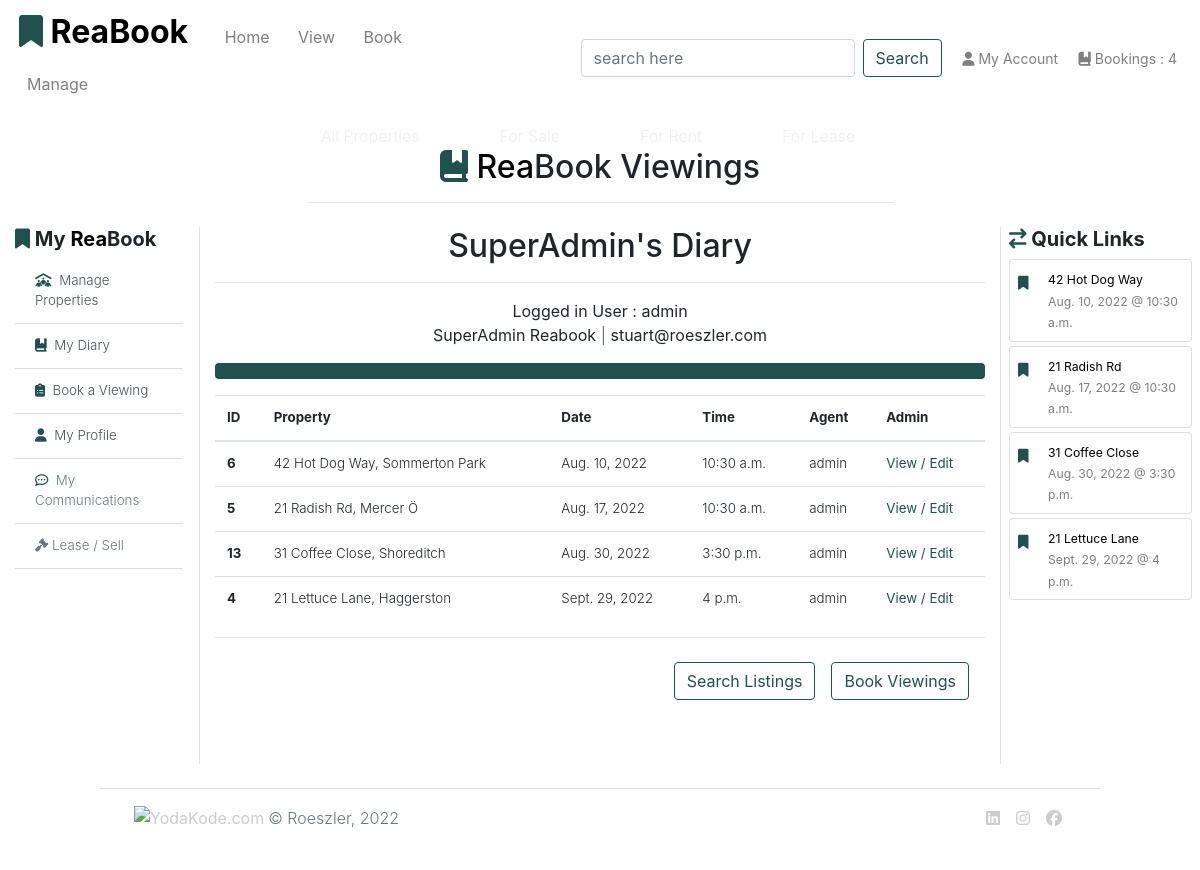
Page /book/diary/1/ (signed in) on the committed database.
### app_bookings/models.py (models this page shows, shortened)
class Booking(models.Model):
    booking_number = models.CharField(max_length=256, null=False, editable=False, unique=True)
    user = models.ForeignKey(User, on_delete=models.CASCADE, null=True, blank=True)
    property_id = models.ForeignKey('app_properties.Property', null=True, blank=True, on_delete=models.SET_NULL)
    booking_name = models.CharField(max_length=254, null=True, blank=True, default='15 min Viewing')
    date_of_viewing = models.DateField(default=date.today)
    time_of_viewing = models.TimeField(default=timezone.now)
    client_message = models.TextField(null=True, blank=True, max_length=140)
    date_submitted = models.DateTimeField(auto_now_add=True)
    f_name = models.CharField(max_length=40)
    l_name = models.CharField(max_length=40)
    client_username = models.CharField(max_length=40, null=True, blank=True, default='Create Username')
    client_email = models.EmailField(max_length=254)
    client_phone = models.IntegerField(null=True, blank=True, default='')
    client_city = models.CharField(max_length=140, null=True, blank=True)
    client_state = models.CharField(max_length=10, null=True, blank=True)
    client_zip = models.CharField(max_length=10, blank=True,)
    client_country = models.CharField(max_length=2, choices=pytz.country_names.items(), null=True, blank=True)
    viewing_active = models.BooleanField(default=True)
    contact_ok = models.BooleanField(default=False)
    class Meta:
        verbose_name_plural = 'Bookings'

### app_properties/models.py (models this page shows)
class Property(models.Model):
    realtor = models.ForeignKey(User, on_delete=models.CASCADE, blank=True, null=True, default=User)
    title_no = models.CharField(max_length=254)
    ribbon_feature = models.CharField(max_length=20, default="New Listing")
    name = models.CharField(max_length=30)
    category = models.ForeignKey(
        'Category', null=True, blank=True, on_delete=models.SET_NULL
        )
    sector = models.ForeignKey(
        'Sector', null=True, blank=True, on_delete=models.SET_NULL
        )
    sale_price = models.IntegerField(null=False, blank=True, default=0)
    rent_pw = models.IntegerField(null=False, blank=True, default=0)
    date_available = models.DateField(null=True, blank=True, auto_now_add=True)
    bedrooms = models.IntegerField(null=False, blank=False)
    bathrooms = models.IntegerField(null=False, blank=False)
    carports = models.IntegerField(null=False, blank=False)
    air_conditioning = models.IntegerField(null=False, blank=False)
    rating = models.DecimalField(
        max_digits=3, decimal_places=1, null=True, blank=True
        )
    description = models.TextField()
    main_image_url = models.URLField(max_length=1024, null=True, blank=True)
    main_image = models.ImageField(null=True, blank=True)
    bedroom_image = models.ImageField(null=True, blank=True)
    bath_image = models.ImageField(null=True, blank=True)
    kitchen_image = models.ImageField(null=True, blank=True)
    living_image = models.ImageField(null=True, blank=True)
    unit_no = models.IntegerField(null=True, blank=True)
    level = models.IntegerField(null=True, blank=True)
    house_no = models.IntegerField(null=True, blank=False, default="No.")
    street = models.CharField(max_length=70, default='')
    suburb = models.CharField(max_length=70, default='')
    city = models.CharField(max_length=40)
    state = models.CharField(max_length=40, null=True, blank=True)
    postcode = models.CharField(max_length=10)
    country = models.CharField(max_length=2, choices=pytz.country_names.items(), null=True, blank=True)
    land_area = models.IntegerField(null=True, blank=True)
    building_area = models.IntegerField(null=True, blank=True)
    build_date = models.DateField(null=True, blank=True)
    list_date = models.DateField(auto_now_add=True)
    list_duration = models.IntegerField(null=False, blank=False, default=30)
    owner_fname = models.CharField(max_length=254, null=True, blank=False)
    owner_lname = models.CharField(max_length=254, null=True, blank=False)
    viewings = models.BooleanField(default=True)
    available = models.BooleanField(default=False)
    class Meta:
        verbose_name_plural = 'Properties'
        get_latest_by = 'list_date'
    def __str__(self):
        return f"{self.id}"

### app_bookings/views.py (the view)
# urls.py: path('diary/<int:user_id>/', views.my_diary, name='user-diary'),
@login_required
def my_diary(request, user_id):
    prop = Property.objects.all() # noqa
    bookings = Booking.objects.all() # noqa
    users_bookings = bookings.filter(user=user_id)
    user = get_object_or_404(User, pk=user_id)
    if user.is_authenticated:
        users_bookings = Booking.objects.filter(user=user) # noqa
        bookings_count = users_bookings.count()
        request.session['bookings_count'] = users_bookings.count()
    else:
        bookings_count = 0
    context = {
        'users_bookings': users_bookings,
        'prop': prop,
        'user': user,
        'bookings_count': bookings_count,
        }
    return render(request, 'book/my-diary.html', context)

### app_bookings/templates/book/my-diary.html (shortened to what this page needs)
{% extends 'base.html' %}
{% load static %}
{% block content %}
{% if user.is_authenticated %}
{% include 'includes/bookings-base.html' %}
<div class="row">
    <div class="col-md-12 text-center mb-md-5 h-100">
        <h2 class="heading-section">{{ user.first_name }}'s Diary</h2>
        <hr>
        Logged in User : {{ user }}
        <br>
        {{ user.first_name }} {{ user.last_name }} <span class="text-muted"> | </span> {{ user.email }}
        <br>
        <div class="progress my-3">
            <div class="progress-bar bg-green" role="progressbar" style="width: 100%" aria-valuenow="100" aria-valuemin="0" aria-valuemax="100"></div>
        </div>
        <div class="row mb-3">
            <div class="col text-lg-left">
                <div class="list-group list-group-flush list-table" role="tablist">
                    <table class="table table-hover">
                        <thead>
                            <tr>
                                <th scope="col">ID</th>
                                <th scope="col">Property</th>
                                <th scope="col">Date</th>
                                <th scope="col">Time</th>
                                <th scope="col">Agent</th>
                                <th scope="col">Admin</th>
                            </tr>
                        </thead>
                        <tbody class="font-weight-light">
                            {% for booking in users_bookings %}
                                <tr>
                                    <th scope="row">{{ booking.property_id }}</th>
                                    <td>{{ booking.property_id.house_no }} {{ booking.property_id.street }}, {{ booking.property_id.suburb }}</td>
                                    <td>{{ booking.date_of_viewing }}</td>
                                    <td>{{ booking.time_of_viewing }}</td>
                                    <td>{{ booking.property_id.realtor }}</td>
                                    <td>
                                        <a href="{% url 'update-booking' booking.id %}" aria-label="view edit booking" class="reabook-logo"><strong>View / Edit</strong>
                                        </a>
                                    </td>
                                </tr>
                            {% endfor %}
                        </tbody>
                    </table>
                </div>
                <hr class="mt-0 mb-4">
                <div class="row">
                    <div class="col-lg-12">
                        <a href="{% url 'choose_bookings' %}" aria-label="">
                            <button class="btn btn-outline-reabook float-right mr-3" >Book Viewings</button>
                        </a>
                        <a href="{% url 'properties' %}" aria-label="">
                            <button class="btn btn-outline-reabook float-right mr-3" >Search Listings</button>
                        </a>
                    </div>
                </div>
            </div>
        </div>
    </div>
</div>
{% include 'includes/bookings-base-calendar.html' %}
{% else %}
    {% include 'includes/account-required.html' %}
{% endif %}
{% endblock %}

### templates/includes/bookings-base-calendar.html (shortened to what this page needs)
</div>
    <div class="col-md-0 col-lg-2 px-2 border-left">
        <div class="row">
            <div class="col-12">
                <h5 class="logo-font"><i class="fa-solid fa-arrow-right-arrow-left reabook-logo"></i><strong> Quick Links</strong></h5>
                {% for booking in users_bookings %}
                <a href="{% url 'update-booking' booking.id %}" aria-label="view edit booking">
                    <div class="card my-1">
                        <div class="card-body col-12 p-2">
                            <div class="row">
                                <div class="col-1">
                                    <i class="fa-solid fa-bookmark my-2 reabook-logo"></i>
                                </div>
                                <div class="col-10 text-black">
                                    <small>
                                        {{ booking.property_id.house_no }} {{ booking.property_id.street }}
                                    </small>
                                    <br><small class="text-gray mt-0">{{ booking.date_of_viewing }} @ {{ booking.time_of_viewing }}</small>
                                </div>
                            </div>
                        </div>
                    </div>
                </a>
                {% endfor %}
            </div>
        </div>
    </div>

### static/css/base.css (style rules this page uses)
html { height: 100%; }
.text-black { color: #000; }
.text-gray { color: #7F7F7F; }
.bg-green { background-color: #20514C; }
.card-body { font-size: 0.875rem; font-weight: 300; }
.btn-outline-reabook { color: #20514C; border-color: #20514C; }
.reabook-logo { color: #20514C; }
.list-table { position:relative; overflow-y: auto; }
.list-group-item, .list-table { border-width: 0 0 1px; font-size: smaller; }
tr a { color: #000; }

### rows in the picture
Booking: property_id "6", property_id.house_no "42", property_id.street "Hot Dog Way", property_id.suburb "Sommerton Park", date_of_viewing "Aug. 10, 2022", time_of_viewing "10:30 a.m.", property_id.realtor "admin"
Booking: property_id "5", property_id.house_no "21", property_id.street "Radish Rd", property_id.suburb "Mercer Ö", date_of_viewing "Aug. 17, 2022", time_of_viewing "10:30 a.m.", property_id.realtor "admin"
Booking: property_id "13", property_id.house_no "31", property_id.street "Coffee Close", property_id.suburb "Shoreditch", date_of_viewing "Aug. 30, 2022", time_of_viewing "3:30 p.m.", property_id.realtor "admin"
Booking: property_id "4", property_id.house_no "21", property_id.street "Lettuce Lane", property_id.suburb "Haggerston", date_of_viewing "Sept. 29, 2022", time_of_viewing "4 p.m.", property_id.realtor "admin"

### other values in the picture
{{ request.session.bookings_count }} "4"
{{ user.first_name }} "SuperAdmin"
{{ user }} "admin"
{{ user.last_name }} "Reabook"
{{ user.email }} "stuart@roeszler.com"
